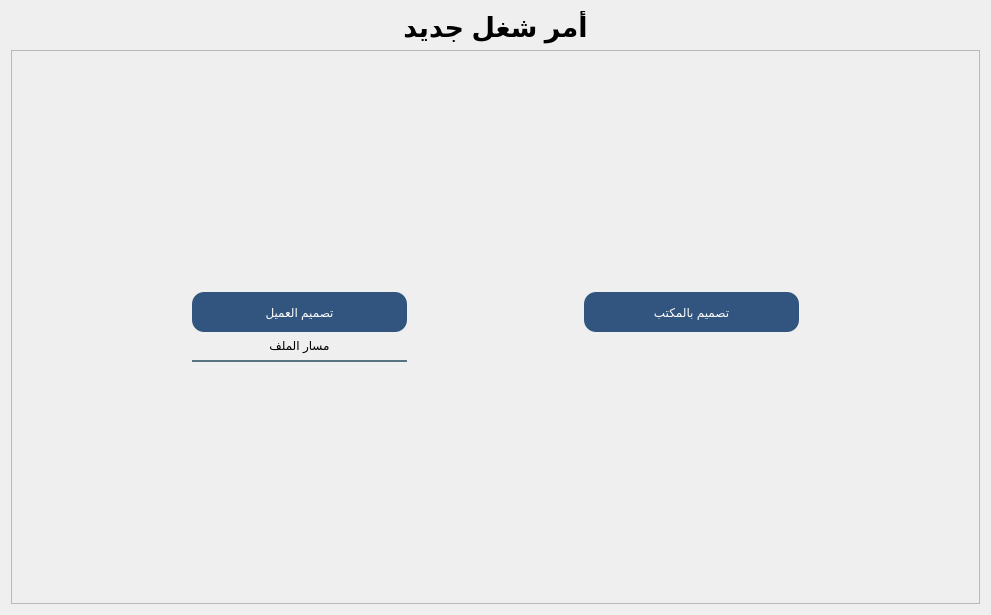
<?xml version="1.0" encoding="UTF-8"?>
<ui version="4.0">
 <class>Form</class>
 <widget class="QWidget" name="Form">
  <property name="geometry">
   <rect>
    <x>0</x>
    <y>0</y>
    <width>991</width>
    <height>615</height>
   </rect>
  </property>
  <property name="windowTitle">
   <string>Form</string>
  </property>
  <layout class="QGridLayout" name="gridLayout_2">
   <item row="0" column="1">
    <widget class="QLabel" name="label">
     <property name="maximumSize">
      <size>
       <width>271</width>
       <height>71</height>
      </size>
     </property>
     <property name="font">
      <font>
       <pointsize>20</pointsize>
       <weight>75</weight>
       <bold>true</bold>
      </font>
     </property>
     <property name="text">
      <string>أمر شغل جديد</string>
     </property>
     <property name="alignment">
      <set>Qt::AlignCenter</set>
     </property>
    </widget>
   </item>
   <item row="0" column="0">
    <spacer name="horizontalSpacer_10">
     <property name="orientation">
      <enum>Qt::Horizontal</enum>
     </property>
     <property name="sizeHint" stdset="0">
      <size>
       <width>386</width>
       <height>20</height>
      </size>
     </property>
    </spacer>
   </item>
   <item row="0" column="2">
    <spacer name="horizontalSpacer_11">
     <property name="orientation">
      <enum>Qt::Horizontal</enum>
     </property>
     <property name="sizeHint" stdset="0">
      <size>
       <width>386</width>
       <height>20</height>
      </size>
     </property>
    </spacer>
   </item>
   <item row="1" column="0" colspan="3">
    <widget class="QFrame" name="frame">
     <property name="frameShape">
      <enum>QFrame::StyledPanel</enum>
     </property>
     <property name="frameShadow">
      <enum>QFrame::Raised</enum>
     </property>
     <layout class="QGridLayout" name="gridLayout">
      <item row="1" column="0">
       <spacer name="horizontalSpacer_8">
        <property name="orientation">
         <enum>Qt::Horizontal</enum>
        </property>
        <property name="sizeHint" stdset="0">
         <size>
          <width>163</width>
          <height>20</height>
         </size>
        </property>
       </spacer>
      </item>
      <item row="1" column="1">
       <widget class="QPushButton" name="clientDesign_btn">
        <property name="minimumSize">
         <size>
          <width>110</width>
          <height>40</height>
         </size>
        </property>
        <property name="maximumSize">
         <size>
          <width>16777215</width>
          <height>16777215</height>
         </size>
        </property>
        <property name="styleSheet">
         <string notr="true">font: 11pt &quot;Acumin Pro&quot;;
color: rgb(255, 255, 255);
background-color: rgb(50, 85, 127);

 border-radius: 12px;
</string>
        </property>
        <property name="text">
         <string>تصميم العميل</string>
        </property>
       </widget>
      </item>
      <item row="1" column="2">
       <spacer name="horizontalSpacer_6">
        <property name="orientation">
         <enum>Qt::Horizontal</enum>
        </property>
        <property name="sizeHint" stdset="0">
         <size>
          <width>40</width>
          <height>20</height>
         </size>
        </property>
       </spacer>
      </item>
      <item row="1" column="4">
       <spacer name="horizontalSpacer_7">
        <property name="orientation">
         <enum>Qt::Horizontal</enum>
        </property>
        <property name="sizeHint" stdset="0">
         <size>
          <width>163</width>
          <height>20</height>
         </size>
        </property>
       </spacer>
      </item>
      <item row="1" column="3">
       <widget class="QPushButton" name="officeDesign_btn">
        <property name="minimumSize">
         <size>
          <width>215</width>
          <height>40</height>
         </size>
        </property>
        <property name="maximumSize">
         <size>
          <width>16777215</width>
          <height>16777215</height>
         </size>
        </property>
        <property name="styleSheet">
         <string notr="true">font: 11pt &quot;Acumin Pro&quot;;
color: rgb(255, 255, 255);
background-color: rgb(50, 85, 127);

 border-radius: 12px;
</string>
        </property>
        <property name="text">
         <string>تصميم بالمكتب</string>
        </property>
       </widget>
      </item>
      <item row="3" column="1">
       <spacer name="verticalSpacer">
        <property name="orientation">
         <enum>Qt::Vertical</enum>
        </property>
        <property name="sizeHint" stdset="0">
         <size>
          <width>20</width>
          <height>97</height>
         </size>
        </property>
       </spacer>
      </item>
      <item row="2" column="1">
       <widget class="QLabel" name="filaPath_lbl">
        <property name="minimumSize">
         <size>
          <width>215</width>
          <height>0</height>
         </size>
        </property>
        <property name="maximumSize">
         <size>
          <width>16777215</width>
          <height>30</height>
         </size>
        </property>
        <property name="styleSheet">
         <string notr="true">background-color:rgba(0, 0, 0, 0);
border:none;
border-bottom:2px solid rgba(46, 82, 101, 200);
font: 8pt &quot;Acumin Pro&quot;;
padding-bottom:7px;</string>
        </property>
        <property name="text">
         <string>مسار الملف</string>
        </property>
        <property name="alignment">
         <set>Qt::AlignCenter</set>
        </property>
       </widget>
      </item>
      <item row="0" column="1">
       <spacer name="verticalSpacer_4">
        <property name="orientation">
         <enum>Qt::Vertical</enum>
        </property>
        <property name="sizeHint" stdset="0">
         <size>
          <width>20</width>
          <height>40</height>
         </size>
        </property>
       </spacer>
      </item>
      <item row="0" column="3">
       <spacer name="verticalSpacer_5">
        <property name="orientation">
         <enum>Qt::Vertical</enum>
        </property>
        <property name="sizeHint" stdset="0">
         <size>
          <width>20</width>
          <height>40</height>
         </size>
        </property>
       </spacer>
      </item>
     </layout>
    </widget>
   </item>
  </layout>
 </widget>
 <resources/>
 <connections/>
</ui>
